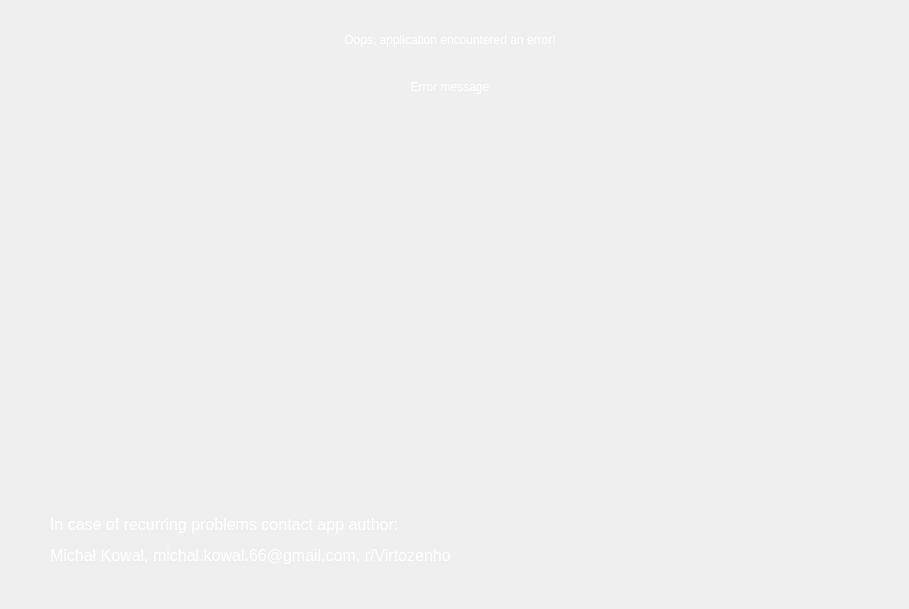
    <widget class="QWidget" name="error_page">
     <property name="styleSheet">
      <string notr="true">QLabel#error_lbl{
	color: white;
	font: 24px &quot;Sylfaen&quot;;
}
QLabel#error_msg_lbl {
	color: white;
	font: 20px &quot;Sylfaen&quot;;
}

QLabel#author_contact_lbl {
	color: white;
	font: 20px &quot;Sylfaen&quot;;
}
</string>
     </property>
     <widget class="QLabel" name="error_msg_lbl">
      <property name="geometry">
       <rect>
        <x>50</x>
        <y>80</y>
        <width>800</width>
        <height>400</height>
       </rect>
      </property>
      <property name="text">
       <string>Error message</string>
      </property>
      <property name="alignment">
       <set>Qt::AlignHCenter|Qt::AlignTop</set>
      </property>
      <property name="wordWrap">
       <bool>true</bool>
      </property>
     </widget>
     <widget class="QLabel" name="bg_3">
      <property name="geometry">
       <rect>
        <x>0</x>
        <y>0</y>
        <width>900</width>
        <height>600</height>
       </rect>
      </property>
      <property name="styleSheet">
       <string notr="true"/>
      </property>
      <property name="text">
       <string/>
      </property>
      <property name="scaledContents">
       <bool>true</bool>
      </property>
     </widget>
     <widget class="QLabel" name="error_lbl">
      <property name="geometry">
       <rect>
        <x>240</x>
        <y>30</y>
        <width>420</width>
        <height>20</height>
       </rect>
      </property>
      <property name="text">
       <string>Oops, application encountered an error!</string>
      </property>
      <property name="alignment">
       <set>Qt::AlignCenter</set>
      </property>
     </widget>
     <widget class="QLabel" name="author_contact_lbl">
      <property name="geometry">
       <rect>
        <x>50</x>
        <y>490</y>
        <width>800</width>
        <height>100</height>
       </rect>
      </property>
      <property name="text">
       <string>&lt;html&gt;&lt;head/&gt;&lt;body&gt;&lt;p&gt;&lt;span style=&quot; font-size:12pt;&quot;&gt;In case of recurring problems contact app author: &lt;/span&gt;&lt;/p&gt;&lt;p&gt;&lt;span style=&quot; font-size:12pt;&quot;&gt;Michał Kowal, michal.kowal.66@gmail.com, r/Virtozenho&lt;/span&gt;&lt;/p&gt;&lt;/body&gt;&lt;/html&gt;</string>
      </property>
      <property name="textFormat">
       <enum>Qt::AutoText</enum>
      </property>
      <property name="alignment">
       <set>Qt::AlignLeading|Qt::AlignLeft|Qt::AlignVCenter</set>
      </property>
      <property name="wordWrap">
       <bool>true</bool>
      </property>
     </widget>
     <zorder>bg_3</zorder>
     <zorder>error_msg_lbl</zorder>
     <zorder>error_lbl</zorder>
     <zorder>author_contact_lbl</zorder>
    </widget>
